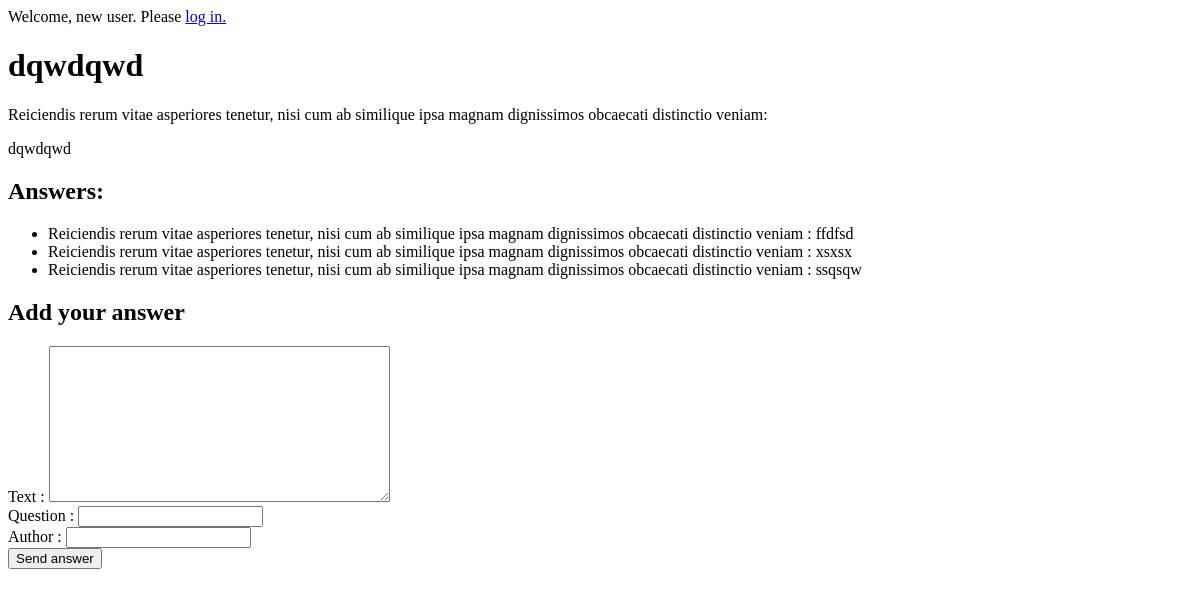
The page /89/ on the database as committed earlier.
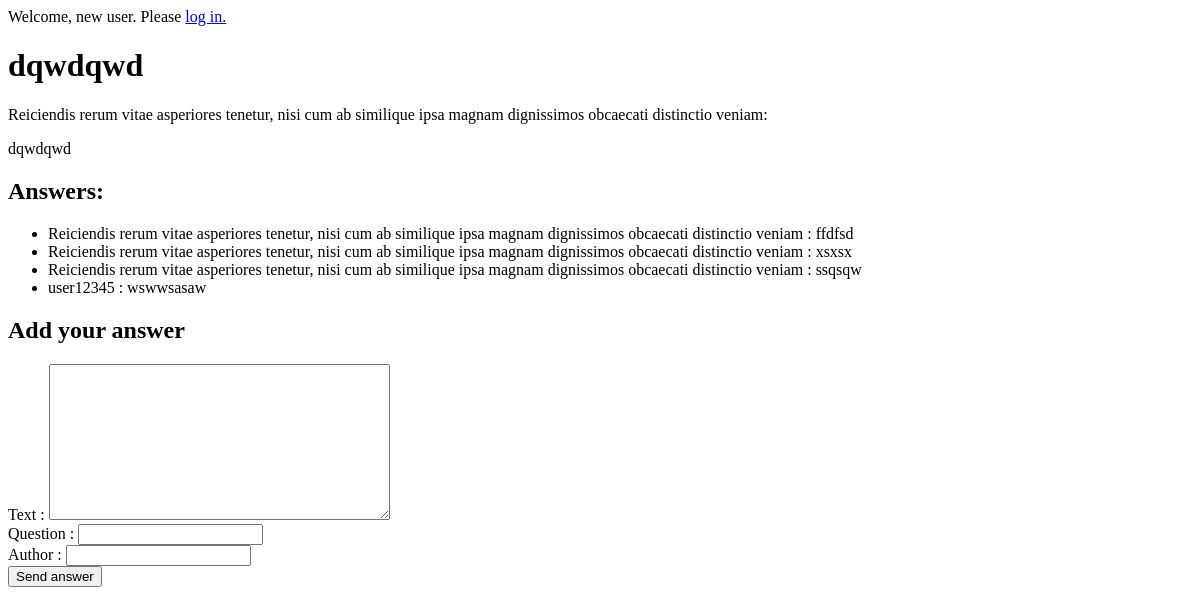
The same page on the database as committed later.
### qa/models.py (models this page shows, shortened)
class Answer(models.Model): # ответ
    text = models.TextField() #- текст ответа
    added_at = models.DateField(auto_now_add=True) #- дата добавления ответа
    question = models.ForeignKey(Question, on_delete=models.DO_NOTHING)#- вопрос, к которому относится ответ
    author = models.ForeignKey(User, on_delete=models.DO_NOTHING)#- автор ответа

### qa/views.py (the view, shortened to what this page needs)
# urls.py: url(r'^(\d+)/', views.question_details, name='test'),
def question_details(request, id):
    if request.method == 'GET':
        question = get_object_or_404(Question, id=id)
        form = AnswerForm()
        url_answer = reverse(question_details, args=(id,))
        try:
            answers = Answer.objects.filter(question_id__exact=id)
        except Answer.DoesNotExist:
            answers = None
        return render(request, 'qa/question_details.html', {
            'question' : question,
            'answers' : answers,
            'form' : form,
            'url' : url_answer,
	    'user' : request.user,
        })

### qa/forms.py
class AnswerForm(forms.Form):
    text = forms.CharField(widget=forms.Textarea)
    question = forms.IntegerField()
    author = forms.CharField()

### qa/templates/qa/question_details.html (shortened to what this page needs)
{% if user.is_authenticated %}
    <p>Welcome, {{ user.username }}. Thanks for logging in.<a href="/logout">Logout.</a></p>
{% else %}
    <p>Welcome, new user. Please <a href= "/login/">log in.</a></p>
{% endif %}
<h1>{{ question.title }}</h1>
</p>{{ question.author }}:</p>
<p>{{ question.text }}</p>
<h2>Answers:</h2>
{% if answers %}
    <ul>
    {% for answer in answers %}
	<li>{{ answer.author }} : {{ answer.text }}</li>
    {% endfor %}
    </ul>
{% else %}
    <p>No answers yet.</p>
{% endif %}
<h2>Add your answer</h2>
<form action="{{ url }}" method="post">
{% for field in form %}
<div>{{field.label}} : {{field}}</div>
{% endfor %}
<input type="submit" value="Send answer" />
</form>

Rows that differ between the two databases and show on the page:
added Answer: author "user12345", text "wswwsasaw"
